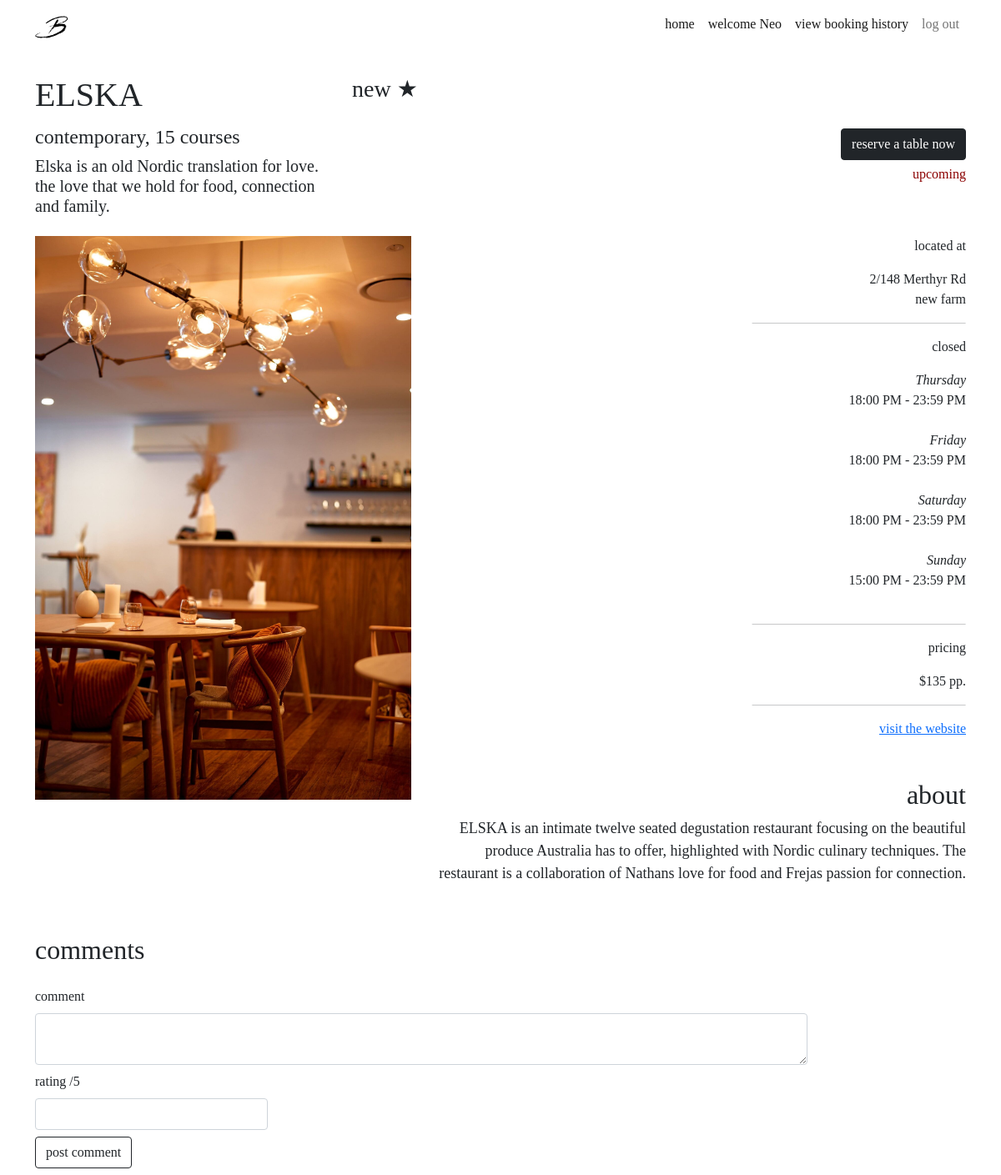
/restaurants/1 (signed in), run on the app's committed database.
### website/models.py (models this page shows, shortened)
class User(db.Model, UserMixin):
    __tablename__ = 'users'  # good practice to specify table name
    __table_args__ = {'extend_existing': True}
    id = db.Column(db.Integer, primary_key=True)
    name = db.Column(db.String(100), index=True, unique=True, nullable=False)
    password_hash = db.Column(db.String(255), nullable=False)
    email = db.Column(db.String(100), index=True, nullable=False)
    phone_number = db.Column(db.String(10), nullable=True)
    image = db.Column(db.String(400), nullable=False, default="/static/image/account.png")
    comments = db.relationship('Comment', backref='user')
    reservations = db.relationship('Reservation', backref='user')
    restaurants = db.relationship('Restaurant', backref='user')

class Restaurant(db.Model):
    __tablename__ = 'restaurants'
    __table_args__ = {'extend_existing': True}
    restaurant_id = db.Column(db.Integer, primary_key=True)
    name = db.Column(db.String(100), nullable=False)
    street = db.Column(db.String(150), nullable=False)
    suburb = db.Column(db.String(50), nullable=False)
    max_reservations = db.Column(db.Integer)
    caption = db.Column(db.String(200), nullable=False)
    description = db.Column(db.String(400), nullable=False)
    price = db.Column(db.Integer)
    cuisine_type = db.Column(db.String(30), nullable=False)
    num_courses = db.Column(db.Integer, nullable=False)
    website = db.Column(db.String(400))
    image = db.Column(db.String(400), nullable=False)
    comments = db.relationship('Comment', backref='restaurant')
    statuses = db.relationship('RestaurantStatus', backref='restaurant')
    opening_hours = db.relationship('RestaurantOpeningHours', backref='restaurant')
    reservations = db.relationship('Reservation', backref='restaurant')
    user_id = db.Column(db.Integer, db.ForeignKey('users.id'))

class RestaurantStatus(db.Model):
    __tablename__ = 'restaurantstatuses'
    __table_args__ = {'extend_existing': True}
    restaurant_status_id = db.Column(db.Integer, primary_key=True)
    status = db.Column(db.String(100), nullable=False)
    at_time = db.Column(db.DateTime, default=datetime.now())
    restaurant_id = db.Column(db.Integer, db.ForeignKey('restaurants.restaurant_id'))

class RestaurantOpeningHours(db.Model):
    __tablename__ = 'restaurantopeninghours'
    __table_args__ = {'extend_existing': True}
    restaurant_opening_hours_id = db.Column(db.Integer, primary_key=True)
    day_of_the_week = db.Column(db.String, nullable=False)
    start_time = db.Column(db.Time, nullable=False)
    end_time = db.Column(db.Time, nullable=False)
    restaurant_id = db.Column(db.Integer, db.ForeignKey('restaurants.restaurant_id'))

### website/views.py (the view)
@restaurant_bp.route('/<id>')
def restaurant(id):
    comment_form = CommentForm()
    reservation_form = ReservationForm()
    restaurant = Restaurant.query.filter_by(restaurant_id = id).first()
    space = restaurant_space(restaurant, date.today())
    return render_template("restaurant.html", restaurant=restaurant, comment_form=comment_form, reservation_form=reservation_form, space=space, open_today = check_open_today(restaurant, date.today()))

### website/forms.py
class CommentForm(FlaskForm):
    text = TextAreaField("comment", validators=[InputRequired(), Length(max=400)])
    user_rating = IntegerField("rating /5", validators=[InputRequired(), NumberRange(min=0, max=5)])
    submit = SubmitField("post comment")

class ReservationForm(FlaskForm):
    quantity = IntegerField("quantity", validators=[InputRequired(), NumberRange(min=0)])
    time = DateTimeLocalField("reservation date", format='%Y-%m-%dT%H:%M', validators=[InputRequired(), validate_date])
    order = TextAreaField("order", validators=[Length(max=300)])
    submit = SubmitField("reserve")

### website/views.py (called while the page is built)
def restaurant_space(restaurant, space_on_date):
    current_booking_quantity = 0
    for reservation in restaurant.reservations:
        if (reservation.reservation_time.date() == space_on_date):
            current_booking_quantity += reservation.quantity
    return restaurant.max_reservations - current_booking_quantity

def check_open_today(restaurant, time_to_check):
    for day_tuple in restaurant.opening_hours:
        if (day_tuple.day_of_the_week.lower() == time_to_check.strftime("%A").lower()):
            return True
    return False

### website/templates/restaurant.html (shortened to what this page needs)
{% extends 'base.html' %}
{% block content %}
<div class="container">
    <div class="row mt-4 mb-1">
        <div class="col-lg-4 col-sm-4">
            <h1>{{ restaurant.name }}</h1>
        </div>
        <div class="col-lg-8 col-sm-8 rating">
            {% set average = [] %}
            <h3> {% if average|count > 0 %}
                {{ average | sum / average | count}}
                {% else %}
                new
                {% endif %}&#9733;</h3>
        </div>
    </div>
    <div class="row">
        <div class="col-lg-4 col-sm-6">
            <h4>{% if restaurant.cuisine_type == "None" %}
                variety{% else %}{{restaurant.cuisine_type}}{%endif%}, {{restaurant.num_courses}} courses</h4>
            <h5>{{ restaurant.caption }}</h5>
        </div>
        <div class="col-lg-8 col-sm-6 btn-align mt-1">
            {% import 'reservation.html' as reservation %}
            {{reservation.reservation_creation(restaurant, reservation_form)}}
            <p class="seat-alert">
                {% if (restaurant.statuses[-1].status == "upcoming") and open_today %}
                {{ space }} tables left
                {% else %}
                {% if restaurant.statuses[-1].status == "booked" %}
                booked out
                {% else %}
                {{ restaurant.statuses[-1].status }}
                {% endif %}
                {% endif %}
            </p>
        </div>
    </div>
    <div class="row mt-3 mb-3">
        <div class="col-lg-5 col-sm-6">
            <img src="{{ restaurant.image }}" class="img-fluid">
        </div>
        <div class="col-lg-7 col-sm-6 info-align mt-3 mt-xl-0">
            <p class="info-heading">
                located at
            </p>
            <p>
                {{ restaurant.street }}<br> {{ restaurant.suburb }}
            </p>
            <hr class="info-line">
            <p class="info-heading">
                {% if open_today and
                (restaurant.statuses[-1].status == "upcoming" or restaurant.statuses[-1].status == "booked") %}
                open
                {% else %}
                closed
                {% endif %}
            </p>
            <p>
                {% for open_time in restaurant.opening_hours%}
                <i>{{ open_time.day_of_the_week }}</i>
                <br>{{open_time.start_time.strftime("%H:%M %p")}} - {{open_time.end_time.strftime("%H:%M %p")}}
                <br><br>
                {% endfor %}
            </p>
            <hr class="info-line">
            <p class="info-heading">
                pricing
            </p>
            <p>
                ${{ restaurant.price }} pp.
            </p>
            <hr class="info-line">
            <a href="{{ restaurant.website}}">visit the website</a>
            <br><br><br>
            <h2 align="right">about</h2>
            <p class="about">
                {{ restaurant.description }}<br><br>
            </p>
        </div>
    </div>
</div>
<div class="container">
    <div class="row mt-1">
        <div class="col-lg-2">
            <h2>comments</h2>
        </div>
    </div>
    {% if current_user.is_authenticated %}
    <form method="post" action="{{url_for('restaurants.restaurant', id=restaurant.restaurant_id)}}/comment">
        <div class="row mt-3 mb-2">
            <div class="col-10">
                {{comment_form.text.label (class="form-label") }}
                {{comment_form.text (class="form-control")}}
            </div>
        </div>
        <div class="col-6 col-sm-3">
            {{comment_form.user_rating.label (class="form-label") }}
            {{comment_form.user_rating (class="form-control")}}
        </div>
        <div class="col-6 col-sm-3">
            {{ comment_form.submit (class="btn btn-outline-dark my-2") }}
        </div>
    </form>
    {% else %}
    <div class="d-grid gap-2">
        <a class="btn btn-warning bg-warning" type="button" href="{{ url_for('auth.login') }}">LOGIN TO POST
            COMMENTS</a>
    </div>
    {% endif %}
</div>
{% endblock %}

### website/templates/base.html (shortened to what this page needs)
<!DOCTYPE html>
<html lang="en">
<head>
    <link href="https://cdn.jsdelivr.net/npm/bootstrap@5.0.0-beta3/dist/css/bootstrap.min.css" rel="stylesheet"
>
    <link rel="stylesheet" href="../static/css/stylesheet.css">
</head>
<main>
    <body>
        <header>
            <nav class="navbar navbar-expand-sm navbar-light">
                <div class="container">
                    <a class="navbar-brand" href="{{url_for('main.index')}}">
                        <img src=" ../static/image/logo.png" width="40" height="40">
                    </a>
                    <div class="collapse navbar-collapse" id="navbarNavDropdown">
                        <div class="navbar-nav ms-auto mb-2">
                            <a class="nav-link active" href="{{url_for('main.index')}}">home</a>
                            {% if current_user.is_authenticated %}
                            <a class="nav-link active" href="{{url_for('users.users_restaurants')}}">welcome
                                {{current_user.name}}</a>
                            <a class="nav-link active" href="{{url_for('main.bookings')}}">view booking history</a>
                            <a class="nav-item nav-link" href="{{ url_for('auth.logout') }}">log out</a>
                            {% else %}
                            <a class="nav-link active" href="{{url_for('auth.login')}}">login</a>
                            {% endif %}
                        </div>
                    </div>
                </div>
            </nav>
        </header>
        {% import "bootstrap/wtf.html" as wtf %}
        {% block content %}
        {% endblock %}
    </body>
</main>
</html>

### website/static/css/stylesheet.css (style rules this page uses)
body { font-family: Didot, Palatino, Perpetua, serif; }
.btn-align { text-align: right }
.info-align { text-align: right; }
.info-line { width: 40%; transform: translateX(150%); }
p.info-heading { font-weight: 500; }
p.about { text-align: right; margin-left: auto; font-size: 18px; }
p.seat-alert { color: darkred; margin-top: 5px; }
.rating { text-align: left; }

### data on the page
User: name "Neo"
Restaurant: name "ELSKA", cuisine_type "contemporary", num_courses "15", caption "Elska is an old Nordic translation for love. the love that we hold for food, connection and family.", image (picture), street "2/148 Merthyr Rd", suburb "new farm", price "135", description "ELSKA is an intimate twelve seated degustation restaurant focusing on the beautiful produce Australia has to offer, highlighted with Nordic culinary techniques. The restaurant is a collaboration of Nathans love for food and Frejas passion for connection."
RestaurantStatus: status "upcoming"
RestaurantOpeningHours: day_of_the_week "Thursday", start_time "18:00 PM", end_time "23:59 PM"
RestaurantOpeningHours: day_of_the_week "Friday", start_time "18:00 PM", end_time "23:59 PM"
RestaurantOpeningHours: day_of_the_week "Saturday", start_time "18:00 PM", end_time "23:59 PM"
RestaurantOpeningHours: day_of_the_week "Sunday", start_time "15:00 PM", end_time "23:59 PM"

### other printed values
{{ comment_form.text.label (class="form-label") }} "comment"
{{ comment_form.user_rating.label (class="form-label") }} "rating /5"
